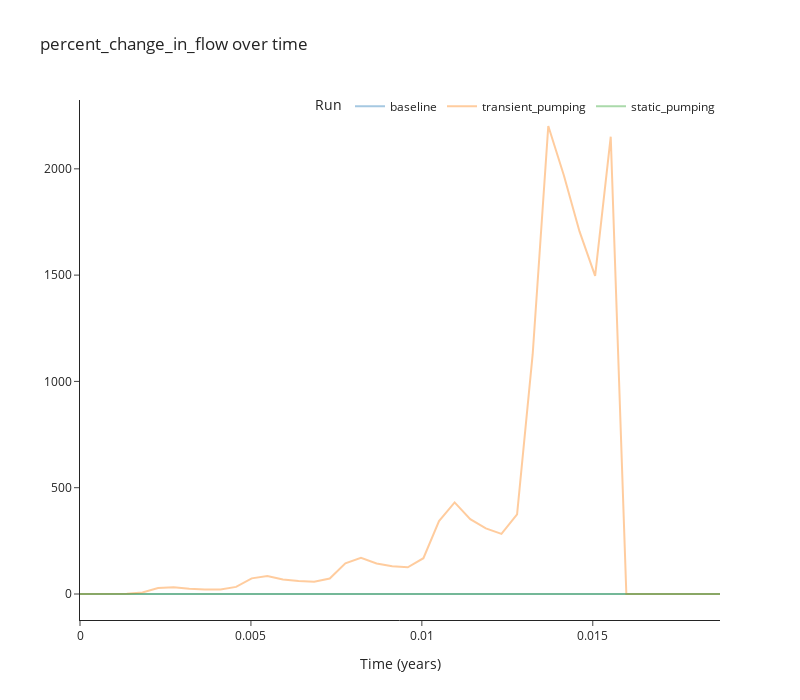

This figure's notebook cell:
### Code cell
utils.plot_variable_for_each_run("percent_change_in_flow", runs)
